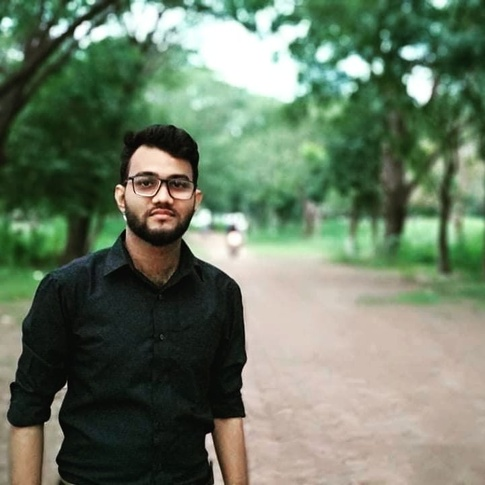
#> input picture image_folder/asif.jpg, 485 x 485 px, shrunk from 720 x 720 before the run
$ jupyter execute 'Face & Eye Detection.ipynb'
#> lines starting #> are read from the running program, lines starting #| are printed output that depends on the picture
# Face Detection

[cell 1]
# import library

import numpy as np
import cv2

# point OpenCV's CascadeClassifier function to where classifier (XML file format) is stored

face_classifier = cv2.CascadeClassifier('Haarcascades/haarcascade_frontalface_default.xml')

# Load the image

image = cv2.imread('image_folder/asif.jpg')
#> image is the input picture: shape (485, 485, 3); mean B, G, R 100.8, 122.1, 107.1

# convert image to grayscale

gray = cv2.cvtColor(image, cv2.COLOR_BGR2GRAY)
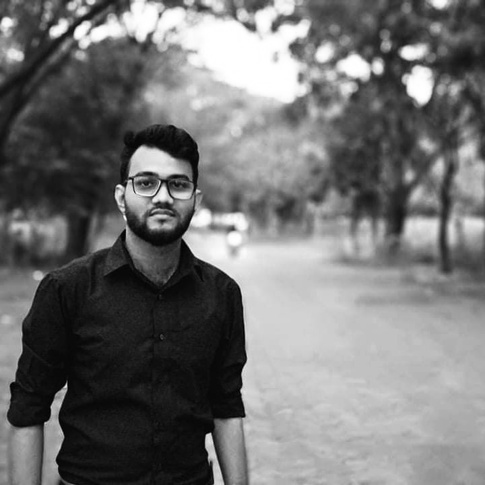
#> gray: shape (485, 485); min 0, max 255, mean 115.2

# classifier returns the ROI of the detected face as a tuple
# It stores the top left coordinate and the bottom right coordiantes

faces = face_classifier.detectMultiScale(gray, 1.3, 5)
#> faces = [[120, 152, 84, 84]]

# When no faces detected, face_classifier returns and empty tuple

if faces is ():
    print("No faces found")

# Iterate through faces array and draw a rectangle
# over each face in faces

for (x,y,w,h) in faces:
    cv2.rectangle(image, (x,y), (x+w,y+h), (127,0,255), 2)
    cv2.imshow('Face Detection', image)
    cv2.waitKey(0)
#> this loop made 1 pass
#> pass 1, `cv2.imshow('Face Detection', image)`:
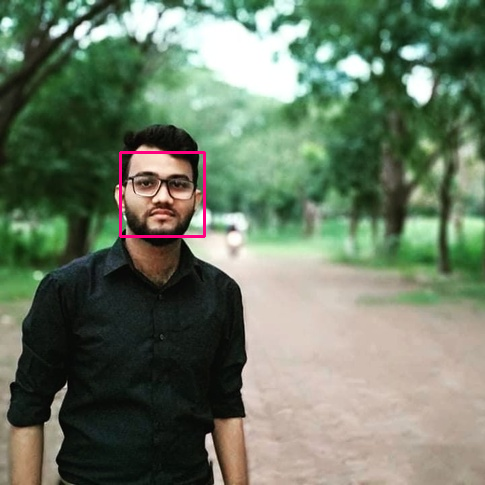
#> window 'Face Detection': shape (485, 485, 3); mean B, G, R 100.9, 121.6, 107.7


cv2.destroyAllWindows()

# Face and Eye Detection

[cell 2]
# import library

import numpy as np
import cv2

# point OpenCV's CascadeClassifier function to where classifier (XML file format) is stored

face_classifier = cv2.CascadeClassifier('Haarcascades/haarcascade_frontalface_default.xml')
eye_classifier = cv2.CascadeClassifier('Haarcascades/haarcascade_eye.xml')

# Load the image

img = cv2.imread('image_folder/asif2.jpg')
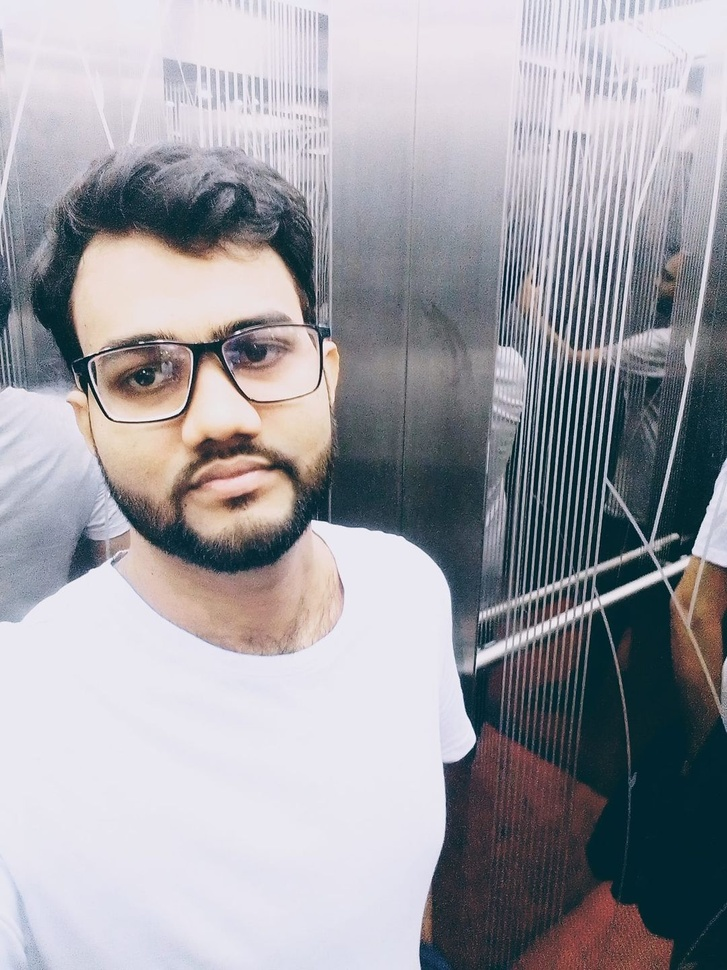
#> input picture image_folder/asif2.jpg, 727 x 970 px, shrunk from 1080 x 1440 before the run
#> img is the input picture: shape (970, 727, 3); mean B, G, R 164.4, 158, 158.5

# convert image to grayscale

gray = cv2.cvtColor(img, cv2.COLOR_BGR2GRAY)
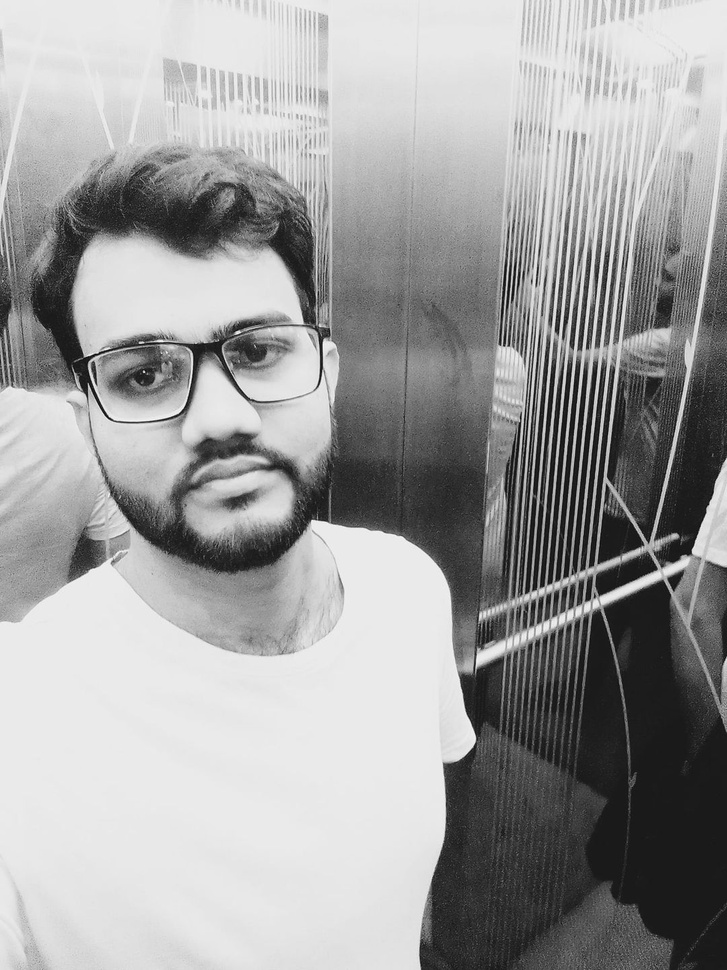
#> gray: shape (970, 727); min 5, max 253, mean 158.9

# classifier returns the ROI of the detected face as a tuple
# It stores the top left coordinate and the bottom right coordiantes

faces = face_classifier.detectMultiScale(gray, 1.3, 5)
#> faces = ()

# When no faces detected, face_classifier returns and empty tuple

if faces is ():
    print("No Face Found")

for (x,y,w,h) in faces:
    cv2.rectangle(img,(x,y),(x+w,y+h),(127,0,255),2)
    cv2.imshow('img',img)
    cv2.waitKey(0)
    roi_gray = gray[y:y+h, x:x+w]
    roi_color = img[y:y+h, x:x+w]
    eyes = eye_classifier.detectMultiScale(roi_gray)
    for (ex,ey,ew,eh) in eyes:
        cv2.rectangle(roi_color,(ex,ey),(ex+ew,ey+eh),(255,255,0),2)
        cv2.imshow('img',img)
        cv2.waitKey(0)
#> this loop made 0 passes

cv2.destroyAllWindows()
